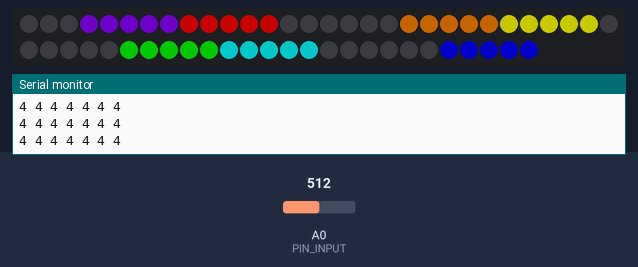
The sketch below on a simulated Arduino Uno, built with avr-gcc and run on an emulated ATmega328P. Shown: 56 RGB LEDs in strip order, left to right, continuing on the next row, the last lines printed to the serial monitor. The inputs (shaded band) are chosen by the test bench; at power-on: A0 (PIN_INPUT) = 512. Dim RGB values are drawn brighter than linear; random numbers use the default seed unless the sketch sets one.

Above: at 1.2 s.
1.3 s: A0 (PIN_INPUT) set to 142
At 2.5 s:
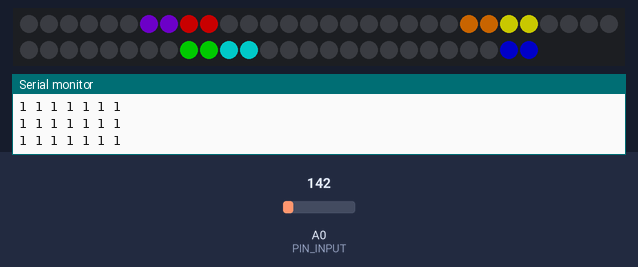
2.8 s: A0 (PIN_INPUT) set to 121
At 4.42 s:
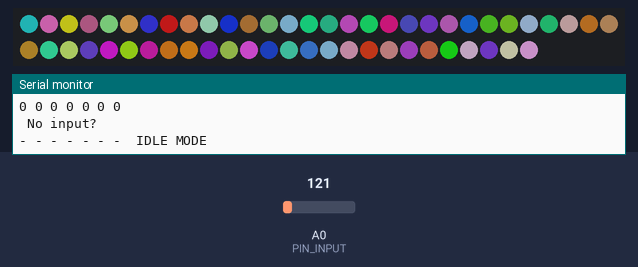
5.8 s: A0 (PIN_INPUT) set to 900
At 7.5 s:
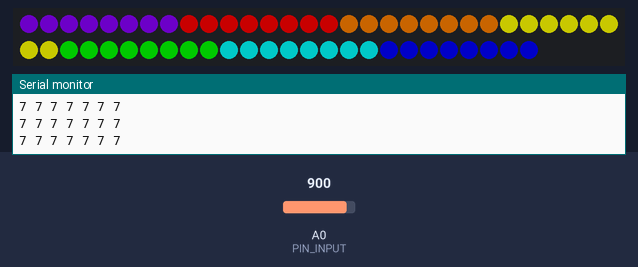
7.8 s: A0 (PIN_INPUT) set to 881
9.3 s: A0 (PIN_INPUT) set to 122
At 11.19 s:
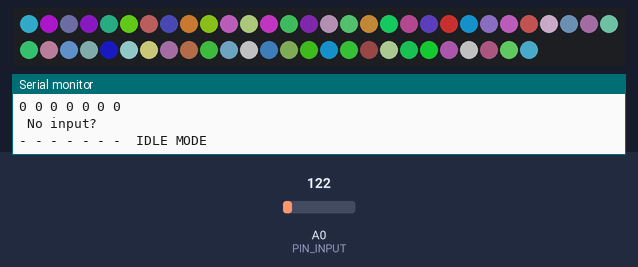
12.3 s: A0 (PIN_INPUT) set to 1023
At 12.79 s:
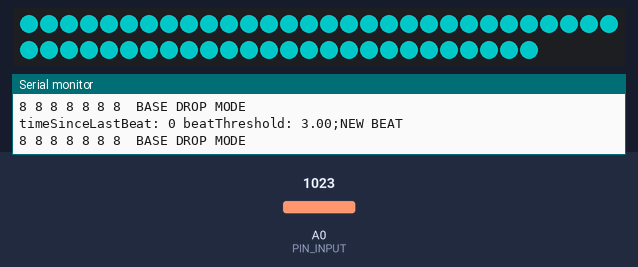
Timing chart, 0 to 15.2 s (numbered marks = the images above; inputs shaded):
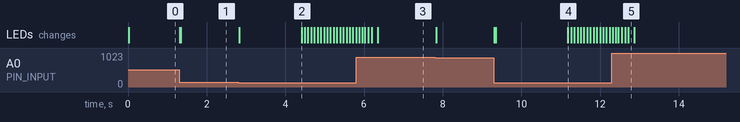

Measured:
- the behaviour switches between 128 and 127 on A0 (PIN_INPUT) (found by bisection; images 1 and 2)
- after the input at 1.3 s, the LEDs: first change at once (image 1 shows a later state)
- after the input at 2.8 s, the LEDs: first change at once (image 2 shows a later state)
- after the input at 9.3 s, the LEDs: first change at once (image 4 shows a later state)

The sketch:

let_there_be_light.ino
```cpp
#include <Adafruit_NeoPixel.h>
// Equalizer chip control pins.
const int PIN_STROBE = 7;
const int PIN_RESET = 8;
// Where the data from the equalizer is sent to.
const int PIN_INPUT = 0;
// Sends data to lights.
const int PIN_LIGHTS = 6;
// Number of LEDs per channel of the equalizer.
const int LEDS_PER_CHANNEL = 8;
// Number of channel bands in the equalizer chip.
const int CHANNEL_COUNT = 7;
// The brightess of the pixels.
const int MAX_BRIGHTNESS = 255;

enum State{
	Idle,
	Normal,
	Beat,
};

State CurrentState = Normal;

float channelSignal[CHANNEL_COUNT];

Adafruit_NeoPixel pixels = Adafruit_NeoPixel(56, PIN_LIGHTS, NEO_GRB + NEO_KHZ800);

// The number of samples that is used to calculate the average signal.
const int SAMPLE_SIZE = 10;
// Used to store the previous values of the LED signals for comparison.
char previousValues[SAMPLE_SIZE][CHANNEL_COUNT];
int currentSample = 0;
int sumValues[CHANNEL_COUNT];
float averageValues[CHANNEL_COUNT];
float totalAverageVolume = 0;

void setup() {

	pinMode(PIN_STROBE, OUTPUT);
	pinMode(PIN_RESET, OUTPUT);
	pinMode(PIN_INPUT, INPUT);
	pinMode(PIN_LIGHTS, OUTPUT);
	Serial.begin(9600);
	pixels.begin();
	pixels.setBrightness(100);


	digitalWrite(PIN_RESET, HIGH);
	delay(1);
	digitalWrite(PIN_RESET, LOW);
}

void loop() {
	getChannelValues();
	recalculateAverage();

	checkIfIdle();
	if (CurrentState != Idle)
		checkIfBaseDrop();

	switch (CurrentState){
		case Idle:
			idleMode();
			break;
		case Normal:
			normalMode();
			break;
		case Beat:
			beatMode();
			break;
	}
}

// Color the LEDS with random colors.
void idleMode(){
	int pixelsOfChannel[LEDS_PER_CHANNEL];
	for (int i = 0; i < CHANNEL_COUNT; i++){
		getPixelsOfChannel(i, pixelsOfChannel);
		for (int p = 0; p < LEDS_PER_CHANNEL; p++){
			pixels.setPixelColor(pixelsOfChannel[p], getRandomColor());
	  	}
		Serial.print("- ");
	}
	Serial.print(" IDLE MODE");
	Serial.println();
	pixels.show();
	delay(50);
}

int cyclesSinceAllZero = 0;
// Puts the light show in idle mode if there is no signal detected.
void checkIfIdle(){
	for (int i = 0; i < CHANNEL_COUNT; i++){
		if (averageValues[i] != 0){
			cyclesSinceAllZero = 0;
			if (CurrentState == Idle)
				CurrentState = Normal;
			return;
		}
	}
	cyclesSinceAllZero++;
	if (cyclesSinceAllZero > 50){
		CurrentState = Idle;
		Serial.println(" No input? ");
	}
}

float beatThreshold = 3.0;
int maxTimeSinceLastBeat = 300;
int timeSinceLastBeat = 0;
// Activate base drop mode if all requirements are met.
void checkIfBaseDrop(){

	bool foundBeat = false;
	for (int i = 0; i < CHANNEL_COUNT; i++){
		int val = 8;
		int signal = ceil(channelSignal[i] / 1023.0 * LEDS_PER_CHANNEL);
		if (signal == val && averageValues[i] < beatThreshold){
			foundBeat = true;
			break;
		}
	}

	// Activate base drop mode
	float changeInThreshold = .1;
	if (foundBeat){
		Serial.print("timeSinceLastBeat: ");
		Serial.print(timeSinceLastBeat);
		Serial.print(" beatThreshold: ");
		Serial.print(beatThreshold);
		Serial.print(";");
		if (timeSinceLastBeat < 20){
			beatThreshold -= changeInThreshold;
		}
		else
		{
			beatThreshold += changeInThreshold  * 3;
		}
		timeSinceLastBeat = 0;
		beatModeInit();
	}
	else{
		timeSinceLastBeat++;
		if (timeSinceLastBeat > maxTimeSinceLastBeat){
			beatThreshold += changeInThreshold * 3;
			timeSinceLastBeat = 0;
		}
	}
}

void recalculateAverage(){
	//Serial.print(" Averages: ");
	float sum = 0;
	for (int i = 0; i < CHANNEL_COUNT; i++){
		averageValues[i] = sumValues[i] / SAMPLE_SIZE;
		sum += averageValues[i];
		//Serial.print(averageValues[i]);
		//Serial.print(" ");
	}
	totalAverageVolume = sum / CHANNEL_COUNT;
	if (totalAverageVolume < .01)
		totalAverageVolume = .01;
	//Serial.println();
}

int baseDropLevel = 8;
uint32_t beatColor;
// The light show that is displayed for beats.
void beatMode(){
	// 8 LEDS per channel!!!
	int pixelsOfChannel[LEDS_PER_CHANNEL];
	for (int i = 0; i < CHANNEL_COUNT; i++){
		getPixelsOfChannel(i, pixelsOfChannel);
		float signalStrength = (channelSignal[i]/1023.0) * LEDS_PER_CHANNEL;
		for (int p = 0; p < LEDS_PER_CHANNEL; p++){
			if (p < baseDropLevel || p < ceil(signalStrength))
				pixels.setPixelColor(pixelsOfChannel[p], beatColor);
	  		else // Make pixel display no color above the signal level.
	  			pixels.setPixelColor(pixelsOfChannel[p], pixels.Color(0, 0, 0));
	  	}
		Serial.print(baseDropLevel);
		Serial.print(" ");
	}
	Serial.print(" BASE DROP MODE");
	Serial.println();
	baseDropLevel-= 2;
	if (baseDropLevel == 0)
		CurrentState = Normal;
	pixels.show();
	delay(0);
}

// The light show that is displayed normally.
void normalMode(){
  // 8 LEDS per channel!!!
	int pixelsOfChannel[LEDS_PER_CHANNEL];
	for (int i = 0; i < CHANNEL_COUNT; i++){
	// Assuming that the values from the equalizer are from 0 to 1024.
		float signalStrength = (channelSignal[i]/1023.0) * LEDS_PER_CHANNEL;
		//signalStrength = 1.5/totalAverageVolume * signalStrength;
		getPixelsOfChannel(i, pixelsOfChannel);
		for (int p = 0; p < LEDS_PER_CHANNEL; p++){
			if (p < ceil(signalStrength))
				pixels.setPixelColor(pixelsOfChannel[p], getChannelColor(i));
	  		else // Make pixel display no color above the signal level.
	  			pixels.setPixelColor(pixelsOfChannel[p], pixels.Color(0, 0, 0));
		}
		Serial.print((int)signalStrength);
		Serial.print(" ");
	}

	Serial.println();
	pixels.show();
	delay(10);
}

// Retrieve values for each channel and adds the new one to the total sum for the average calculation.
void getChannelValues(){
	for (int i = 0; i < CHANNEL_COUNT; i++){
		digitalWrite(PIN_STROBE, HIGH);
		delay(1);
		digitalWrite(PIN_STROBE, LOW);
		delay(1);
		channelSignal[i] = analogRead(PIN_INPUT);
		// Remove old value from the sum.
		sumValues[i] -= (int)previousValues[currentSample][i];
		previousValues[currentSample][i] = (char)(channelSignal[i] / 1024.0 * LEDS_PER_CHANNEL);
		// Add new value to sum.
		sumValues[i] += (int)previousValues[currentSample][i];
	}
	// Increment sample for the next sample batch.
	currentSample++;
	currentSample %= SAMPLE_SIZE;
}

// Returns the indices of the lights of the given channel in ascending order, so
// the first element is the bottom most index.
void getPixelsOfChannel(int channel, int lights[]){
	int even = channel % 2;
	int indices[LEDS_PER_CHANNEL];
	int p = 0;
	if (even){
		for (int i = channel * LEDS_PER_CHANNEL; i < channel * LEDS_PER_CHANNEL + LEDS_PER_CHANNEL; i++){
			lights[p] = i;
			p++;
		}
	}
	else{
		for (int i = channel * LEDS_PER_CHANNEL + LEDS_PER_CHANNEL - 1; i >= channel * LEDS_PER_CHANNEL; i--){
			lights[p] = i;
			p++;
		}
	}
}

// Gets the predetermined color of each channel.
uint32_t getChannelColor(int channel){
	switch(channel){
		case 0:
		return pixels.Color(139,0,255);
		case 1:
		return pixels.Color(255,0,0);
		case 2:
		return pixels.Color(255,127,0);
		case 3:
		return pixels.Color(255,255,0);
		case 4:
		return pixels.Color(0,255,0);
		case 5:
		return pixels.Color(0,255,255);
		case 6:
		return pixels.Color(0,0,255);
		case 7:
		return pixels.Color(75, 0, 130);
	}
}

uint32_t getRandomChannelColor(){
	int randChannel = rand() % 7;
	return getChannelColor(randChannel);
}

// Gets random color for pixel.
uint32_t getRandomColor(){
	int contrast = 8;
	int randR = (255/contrast) * (rand() % contrast) - 1;
	int randG = (255/contrast) * (rand() % contrast) - 1;
	int randB = (255/contrast) * (rand() % contrast) - 1;
	return pixels.Color(randR, randG, randB);
}

// Initializes beat mode
void beatModeInit(){
	beatColor = getRandomChannelColor();
	CurrentState = Beat;
	baseDropLevel = 8;

	for (int i = 0; i < 60; i++){
		pixels.setPixelColor(i, beatColor);
	}

	Serial.println("NEW BEAT");
	pixels.show();
}
```
